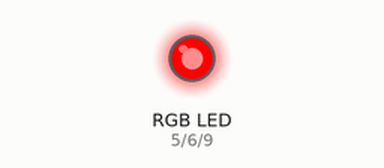
This sketch was run on a simulated Arduino Uno, built with avr-gcc and run on an emulated ATmega328P. On the bench: an RGB LED mixed from three pins (HIGH = lit).

Above: at 0.3 s.
At 1.7 s:
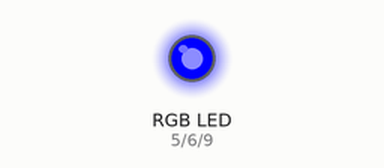
At 3.8 s:
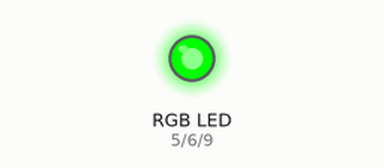
At 5.2 s:
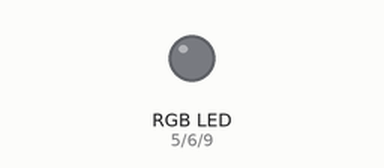
Timing chart, 0 to 6.4 s (numbered marks = the images above):
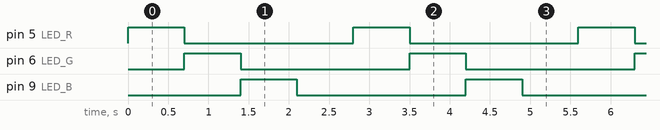

Measured:
- by itself, pin 5 (LED_R), pin 6 (LED_G), pin 9 (LED_B): alternates HIGH for 0.70 s and LOW for 2.1 s
- by itself, everything shown: repeats every 2.8 s, in 4 steps

The sketch:

t2_rgb.ino
```cpp
// Module test 2: RGB LED (R = D5, G = D6, B = D9, common cathode to GND)
// Pass: red, green, blue, off, repeating. Inverted colours = common-anode LED.

const uint8_t LED_R = 5, LED_G = 6, LED_B = 9;

void show(bool r, bool g, bool b) {
  digitalWrite(LED_R, r); digitalWrite(LED_G, g); digitalWrite(LED_B, b);
  delay(700);
}

void setup() {
  pinMode(LED_R, OUTPUT); pinMode(LED_G, OUTPUT); pinMode(LED_B, OUTPUT);
}

void loop() {
  show(1, 0, 0);
  show(0, 1, 0);
  show(0, 0, 1);
  show(0, 0, 0);
}
```
